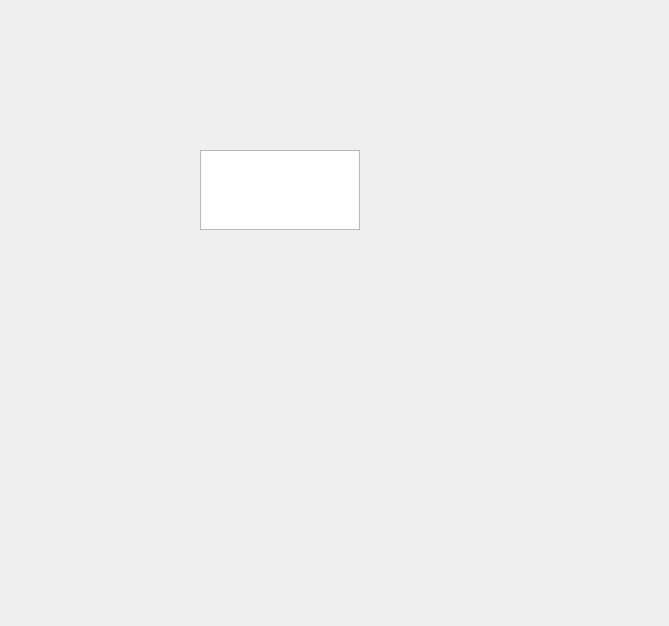
<?xml version="1.0" encoding="UTF-8"?>
<ui version="4.0">
 <class>Form</class>
 <widget class="QWidget" name="Form">
  <property name="geometry">
   <rect>
    <x>0</x>
    <y>0</y>
    <width>669</width>
    <height>626</height>
   </rect>
  </property>
  <property name="windowTitle">
   <string>Form</string>
  </property>
  <widget class="QWidget" name="verticalLayoutWidget">
   <property name="geometry">
    <rect>
     <x>200</x>
     <y>150</y>
     <width>160</width>
     <height>80</height>
    </rect>
   </property>
   <layout class="QVBoxLayout" name="verticalLayout">
    <item>
     <widget class="QTableWidget" name="tableWidget"/>
    </item>
   </layout>
  </widget>
 </widget>
 <resources/>
 <connections/>
</ui>
